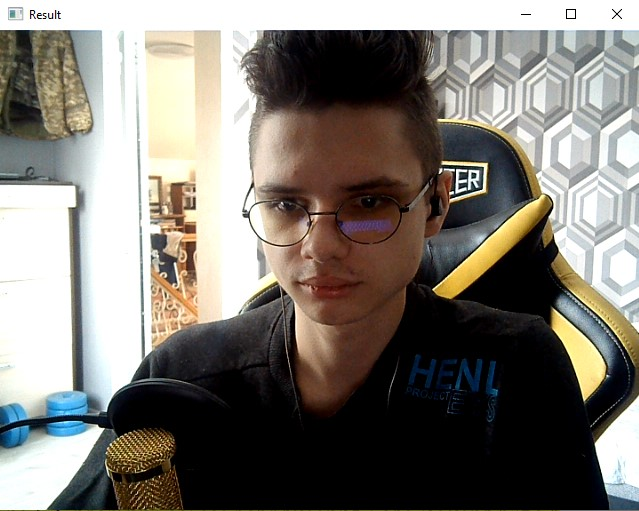
#> input picture lab8/Bashmanivskiy.jpg, 639 x 511 px
$ python LR_8_task_2.py
#> lines starting #> are read from the running program, lines starting #| are printed output that depends on the picture; after the words box and inside, x2 and y2 are one past the last pixel; in counts of white or black regions, pixels touching at a corner belong together
import cv2
import numpy as np

# Зчитуємо вхідне зображення "Bashmanivskiy.jpg" і зберігаємо його в змінну 'img'.
img = cv2.imread("Bashmanivskiy.jpg")
#> img is the input picture: shape (511, 639, 3); mean B, G, R 115.1, 121.9, 126.5

# Визначаємо ядро для морфологічних операцій (діляції та ерозії).
kernel = np.ones((5, 5), np.uint8)

# Перетворюємо вхідне кольорове зображення в відтінки сірого та зберігаємо в 'imgGray'.
imgGray = cv2.cvtColor(img, cv2.COLOR_BGR2GRAY)
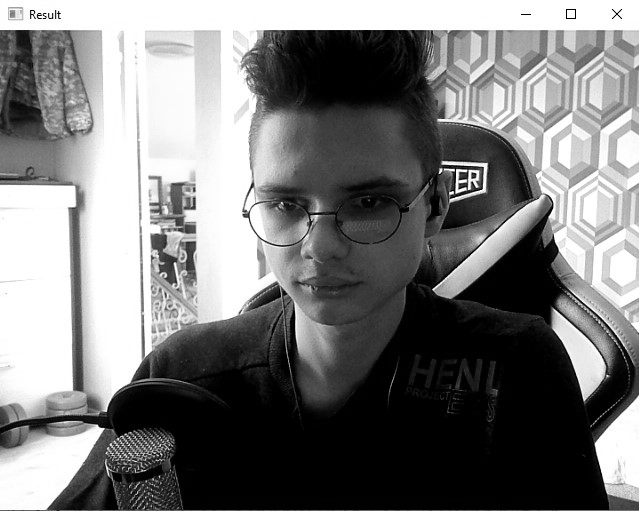
#> imgGray: shape (511, 639); min 0, max 255, mean 122.5

# Виконуємо розмиття Гауса на сірому зображенні та зберігаємо в 'imgBlur'.
imgBlur = cv2.GaussianBlur(imgGray, (7, 7), 0)
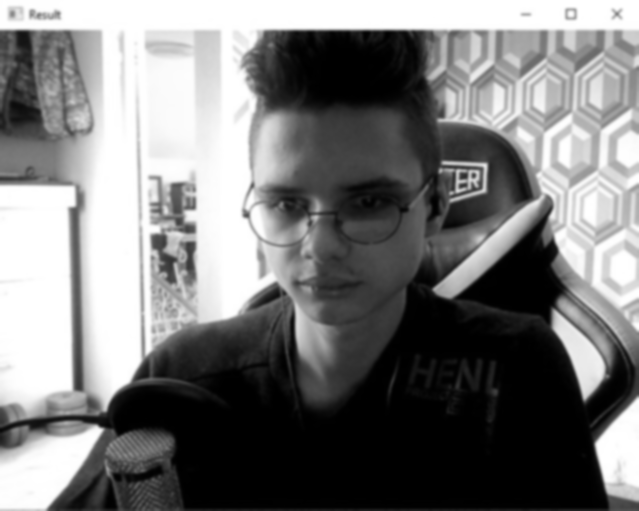
#> imgBlur: shape (511, 639); min 0, max 255, mean 122.5

# Застосовуємо детектор границь Canny на кольоровому зображенні та зберігаємо в 'imgCanny'.
imgCanny = cv2.Canny(img, 150, 200)
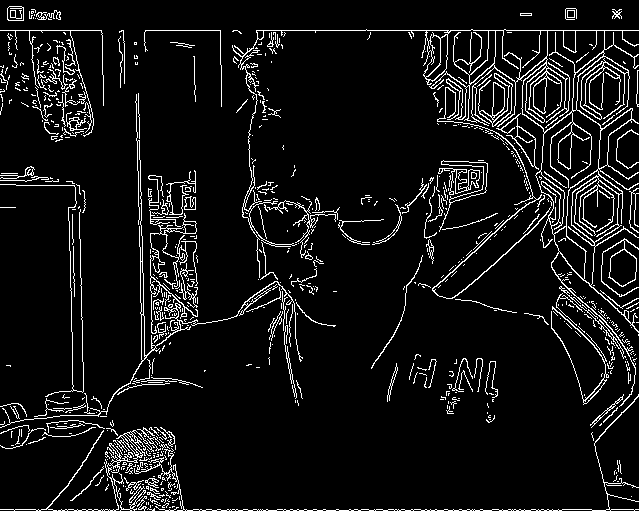
#> imgCanny: shape (511, 639); 7.5% white in thin lines or dots

# Виконуємо морфологічну операцію діляції на зображенні 'imgCanny' та зберігаємо в 'imgDialation'.
imgDialation = cv2.dilate(imgCanny, kernel, iterations=1)
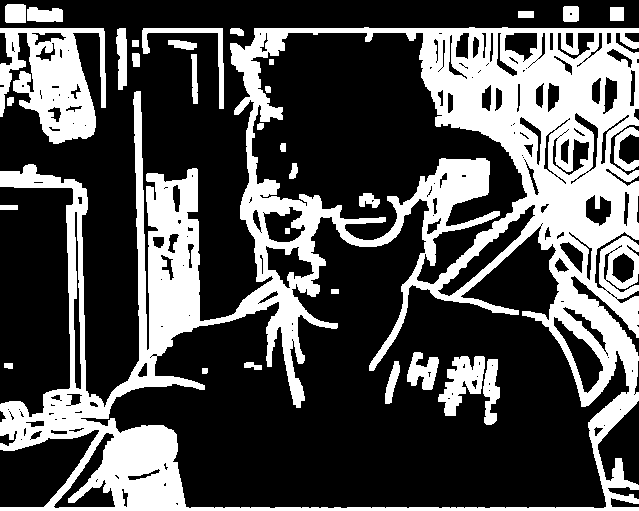
#> imgDialation: shape (511, 639); 31.2% white; 32 white regions, largest, box (x1, y1, x2, y2) and area: (0, 27, 639, 511) 86563, (0, 28, 106, 144) 7246, (438, 356, 485, 416) 1510

# Виконуємо морфологічну операцію ерозії на зображенні 'imgDialation' та зберігаємо в 'imgEroded'.
imgEroded = cv2.erode(imgDialation, kernel, iterations=1)
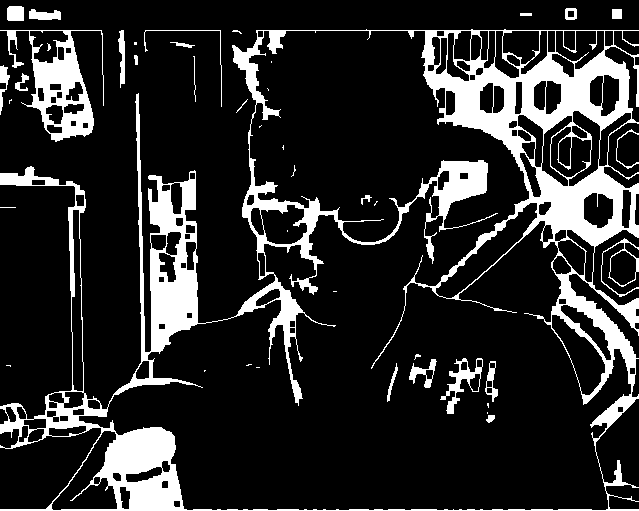
#> imgEroded: shape (511, 639); 16.6% white; 43 white regions (20 under 20 px), largest, box (x1, y1, x2, y2) and area: (0, 29, 639, 511) 46916, (0, 30, 104, 142) 3724, (440, 358, 483, 414) 662

# Відображаємо оброблені зображення у вікнах з відповідними назвами.
cv2.imshow("Gray Image", imgGray)
cv2.imshow("Blur Image", imgBlur)
cv2.imshow("Canny Image", imgCanny)
cv2.imshow("Dialation Image", imgDialation)
cv2.imshow("Eroded Image", imgEroded)

# Чекаємо на натискання будь-якої клавіші перед закриттям вікон.
cv2.waitKey(0)

$ run again, with lab8/coins.jpg copied over lab8/Bashmanivskiy.jpg
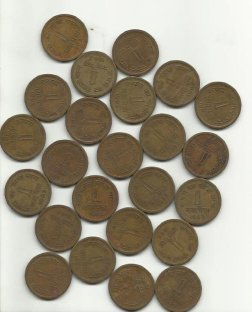
#> input picture lab8/coins.jpg, 252 x 312 px
#> img is the input picture: shape (312, 252, 3); mean B, G, R 136.3, 153.2, 161.4
#> `imgCanny = cv2.Canny(img, 150, 200)`:
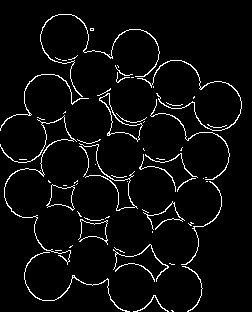
#> imgCanny: shape (312, 252); 4.6% white in thin lines or dots
#> imgDialation: shape (312, 252); 23.2% white; 2 white regions, box (x1, y1, x2, y2) and area: (0, 12, 244, 312) 17128, (111, 242, 177, 284) 1094
#> `imgEroded = cv2.erode(imgDialation, kernel, iterations=1)`:
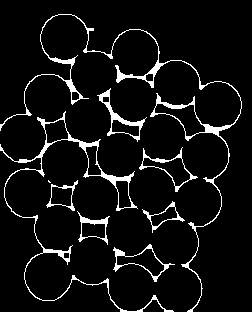
#> imgEroded: shape (312, 252); 6.6% white; 9 white regions (1 under 20 px), largest, box (x1, y1, x2, y2) and area: (0, 14, 242, 312) 2033, (0, 111, 174, 312) 1556, (97, 88, 147, 142) 418
